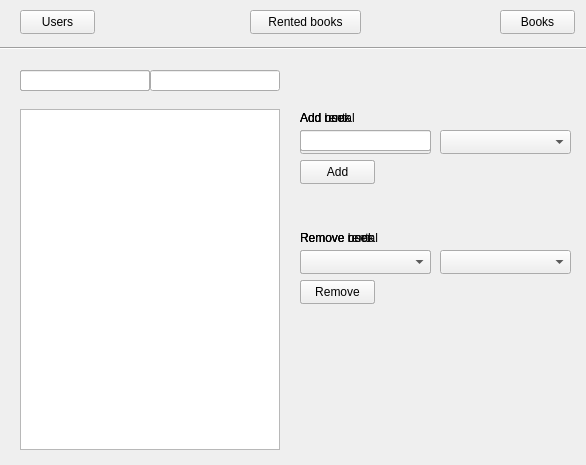
<?xml version="1.0" encoding="UTF-8"?>
<ui version="4.0">
 <class>MainWindow</class>
 <widget class="QMainWindow" name="MainWindow">
  <property name="geometry">
   <rect>
    <x>0</x>
    <y>0</y>
    <width>586</width>
    <height>465</height>
   </rect>
  </property>
  <property name="windowTitle">
   <string>My Qt App</string>
  </property>
  <property name="autoFillBackground">
   <bool>false</bool>
  </property>
  <widget class="QWidget" name="centralwidget">
   <property name="autoFillBackground">
    <bool>true</bool>
   </property>
   <widget class="QTableView" name="rentTable">
    <property name="geometry">
     <rect>
      <x>20</x>
      <y>109</y>
      <width>260</width>
      <height>341</height>
     </rect>
    </property>
   </widget>
   <widget class="Line" name="line">
    <property name="geometry">
     <rect>
      <x>0</x>
      <y>40</y>
      <width>591</width>
      <height>16</height>
     </rect>
    </property>
    <property name="orientation">
     <enum>Qt::Orientation::Horizontal</enum>
    </property>
   </widget>
   <widget class="QPushButton" name="showUsers">
    <property name="geometry">
     <rect>
      <x>20</x>
      <y>10</y>
      <width>75</width>
      <height>24</height>
     </rect>
    </property>
    <property name="text">
     <string>Users</string>
    </property>
   </widget>
   <widget class="QPushButton" name="showBooks">
    <property name="geometry">
     <rect>
      <x>500</x>
      <y>10</y>
      <width>75</width>
      <height>24</height>
     </rect>
    </property>
    <property name="text">
     <string>Books</string>
    </property>
   </widget>
   <widget class="QPushButton" name="showRentals">
    <property name="geometry">
     <rect>
      <x>250</x>
      <y>10</y>
      <width>111</width>
      <height>24</height>
     </rect>
    </property>
    <property name="text">
     <string>Rented books</string>
    </property>
   </widget>
   <widget class="QListView" name="userList">
    <property name="geometry">
     <rect>
      <x>20</x>
      <y>109</y>
      <width>260</width>
      <height>341</height>
     </rect>
    </property>
   </widget>
   <widget class="QListView" name="bookList">
    <property name="geometry">
     <rect>
      <x>20</x>
      <y>109</y>
      <width>260</width>
      <height>341</height>
     </rect>
    </property>
   </widget>
   <widget class="QLineEdit" name="bookEdit">
    <property name="geometry">
     <rect>
      <x>20</x>
      <y>70</y>
      <width>130</width>
      <height>21</height>
     </rect>
    </property>
   </widget>
   <widget class="QLineEdit" name="userEdit">
    <property name="geometry">
     <rect>
      <x>20</x>
      <y>70</y>
      <width>130</width>
      <height>21</height>
     </rect>
    </property>
   </widget>
   <widget class="QLineEdit" name="bookEdit2">
    <property name="geometry">
     <rect>
      <x>150</x>
      <y>70</y>
      <width>130</width>
      <height>21</height>
     </rect>
    </property>
   </widget>
   <widget class="QLineEdit" name="userEdit2">
    <property name="geometry">
     <rect>
      <x>20</x>
      <y>70</y>
      <width>130</width>
      <height>21</height>
     </rect>
    </property>
   </widget>
   <widget class="QComboBox" name="rentUserCombo">
    <property name="geometry">
     <rect>
      <x>300</x>
      <y>130</y>
      <width>131</width>
      <height>24</height>
     </rect>
    </property>
   </widget>
   <widget class="QComboBox" name="rentBookCombo">
    <property name="geometry">
     <rect>
      <x>440</x>
      <y>130</y>
      <width>131</width>
      <height>24</height>
     </rect>
    </property>
   </widget>
   <widget class="QPushButton" name="rentButton">
    <property name="geometry">
     <rect>
      <x>300</x>
      <y>160</y>
      <width>75</width>
      <height>20</height>
     </rect>
    </property>
    <property name="text">
     <string>Add</string>
    </property>
   </widget>
   <widget class="QPushButton" name="returnButton">
    <property name="geometry">
     <rect>
      <x>300</x>
      <y>280</y>
      <width>75</width>
      <height>20</height>
     </rect>
    </property>
    <property name="text">
     <string>Remove</string>
    </property>
   </widget>
   <widget class="QComboBox" name="returnUserCombo">
    <property name="geometry">
     <rect>
      <x>300</x>
      <y>250</y>
      <width>131</width>
      <height>24</height>
     </rect>
    </property>
   </widget>
   <widget class="QComboBox" name="returnBookCombo">
    <property name="geometry">
     <rect>
      <x>440</x>
      <y>250</y>
      <width>131</width>
      <height>24</height>
     </rect>
    </property>
   </widget>
   <widget class="QLabel" name="rentalText1">
    <property name="geometry">
     <rect>
      <x>300</x>
      <y>110</y>
      <width>71</width>
      <height>16</height>
     </rect>
    </property>
    <property name="text">
     <string>Add rental</string>
    </property>
   </widget>
   <widget class="QLabel" name="rentalText2">
    <property name="geometry">
     <rect>
      <x>300</x>
      <y>230</y>
      <width>81</width>
      <height>16</height>
     </rect>
    </property>
    <property name="text">
     <string>Remove rental</string>
    </property>
   </widget>
   <widget class="QPushButton" name="addBookButton">
    <property name="geometry">
     <rect>
      <x>300</x>
      <y>160</y>
      <width>75</width>
      <height>24</height>
     </rect>
    </property>
    <property name="text">
     <string>Add</string>
    </property>
   </widget>
   <widget class="QPushButton" name="addUserButton">
    <property name="geometry">
     <rect>
      <x>300</x>
      <y>160</y>
      <width>75</width>
      <height>24</height>
     </rect>
    </property>
    <property name="text">
     <string>Add</string>
    </property>
   </widget>
   <widget class="QLineEdit" name="addUserEdit">
    <property name="geometry">
     <rect>
      <x>300</x>
      <y>130</y>
      <width>131</width>
      <height>21</height>
     </rect>
    </property>
   </widget>
   <widget class="QLineEdit" name="addBookEdit">
    <property name="geometry">
     <rect>
      <x>300</x>
      <y>130</y>
      <width>131</width>
      <height>21</height>
     </rect>
    </property>
   </widget>
   <widget class="QLabel" name="userText">
    <property name="geometry">
     <rect>
      <x>300</x>
      <y>110</y>
      <width>61</width>
      <height>16</height>
     </rect>
    </property>
    <property name="text">
     <string>Add user</string>
    </property>
   </widget>
   <widget class="QLabel" name="bookText">
    <property name="geometry">
     <rect>
      <x>300</x>
      <y>110</y>
      <width>81</width>
      <height>16</height>
     </rect>
    </property>
    <property name="text">
     <string>Add book</string>
    </property>
   </widget>
   <widget class="QLabel" name="userText2">
    <property name="geometry">
     <rect>
      <x>300</x>
      <y>230</y>
      <width>81</width>
      <height>16</height>
     </rect>
    </property>
    <property name="text">
     <string>Remove user</string>
    </property>
   </widget>
   <widget class="QLabel" name="bookText2">
    <property name="geometry">
     <rect>
      <x>300</x>
      <y>230</y>
      <width>81</width>
      <height>16</height>
     </rect>
    </property>
    <property name="text">
     <string>Remove book</string>
    </property>
   </widget>
   <widget class="QPushButton" name="removeUserButton">
    <property name="geometry">
     <rect>
      <x>300</x>
      <y>280</y>
      <width>75</width>
      <height>24</height>
     </rect>
    </property>
    <property name="text">
     <string>Remove</string>
    </property>
   </widget>
   <widget class="QPushButton" name="removeBookButton">
    <property name="geometry">
     <rect>
      <x>300</x>
      <y>280</y>
      <width>75</width>
      <height>24</height>
     </rect>
    </property>
    <property name="text">
     <string>Remove</string>
    </property>
   </widget>
   <widget class="QComboBox" name="removeUserCombo">
    <property name="geometry">
     <rect>
      <x>300</x>
      <y>250</y>
      <width>131</width>
      <height>24</height>
     </rect>
    </property>
   </widget>
   <widget class="QComboBox" name="removeBookCombo">
    <property name="geometry">
     <rect>
      <x>300</x>
      <y>250</y>
      <width>131</width>
      <height>24</height>
     </rect>
    </property>
   </widget>
  </widget>
 </widget>
 <resources/>
 <connections/>
</ui>
